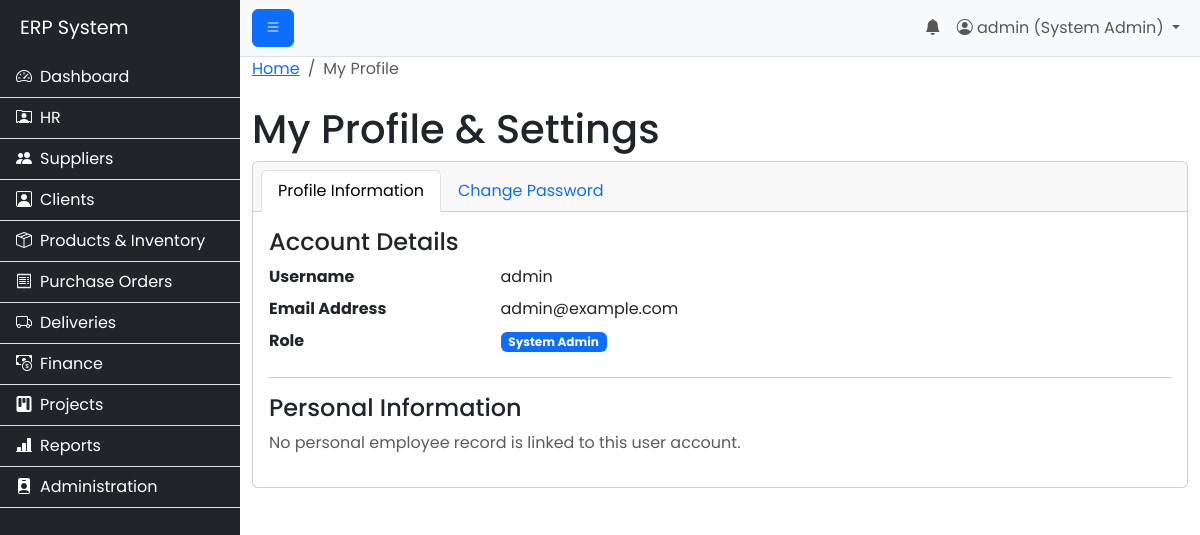
The app's page /modules/profile/index.php (signed in) with its own data.
### tables this page shows
CREATE TABLE `users` (
  `id` int(11) NOT NULL,
  `username` varchar(100) NOT NULL,
  `password` varchar(255) NOT NULL,
  `email` varchar(255) NOT NULL,
  `role_id` int(11) NOT NULL,
  `is_active` tinyint(1) NOT NULL DEFAULT 1,
  `department_id` int(11) DEFAULT NULL,
  `created_at` timestamp NOT NULL DEFAULT current_timestamp()
);

CREATE TABLE `roles` (
  `id` int(11) NOT NULL,
  `role_name` varchar(100) NOT NULL
);

### modules/profile/index.php (the view, shortened to what this page needs)
<?php
$page_title = "My Profile & Settings";
include('../../includes/header.php');
$current_user_id = $_SESSION['user_id'];
$conn = connect_db();
$sql_user = "SELECT u.username, u.email, r.role_name
             FROM users u
             JOIN roles r ON u.role_id = r.id
             WHERE u.id = ?";
$stmt_user = $conn->prepare($sql_user);
$stmt_user->bind_param("i", $current_user_id);
$stmt_user->execute();
$user = $stmt_user->get_result()->fetch_assoc();
$sql_employee = "SELECT * FROM employees WHERE user_id = ?";
$stmt_employee = $conn->prepare($sql_employee);
$stmt_employee->bind_param("i", $current_user_id);
$stmt_employee->execute();
$employee = $stmt_employee->get_result()->fetch_assoc();
?>
<nav aria-label="breadcrumb">
  <ol class="breadcrumb">
    <li class="breadcrumb-item"><a href="/erp_project/index.php">Home</a></li>
    <li class="breadcrumb-item active" aria-current="page">My Profile</li>
  </ol>
</nav>
<h1 class="mt-4"><?php echo $page_title; ?></h1>
<div class="card">
    <div class="card-header">
        <ul class="nav nav-tabs card-header-tabs" id="profileTab" role="tablist">
            <li class="nav-item" role="presentation">
                <button class="nav-link active" id="info-tab" data-bs-toggle="tab" data-bs-target="#info-pane" type="button">Profile Information</button>
            </li>
            <li class="nav-item" role="presentation">
                <button class="nav-link" id="password-tab" data-bs-toggle="tab" data-bs-target="#password-pane" type="button">Change Password</button>
            </li>
        </ul>
    </div>
    <div class="card-body">
        <div class="tab-content" id="profileTabContent">
            <div class="tab-pane fade show active" id="info-pane" role="tabpanel">
                <h4>Account Details</h4>
                <dl class="row">
                    <dt class="col-sm-3">Username</dt>
                    <dd class="col-sm-9"><?php echo htmlspecialchars($user['username']); ?></dd>
                    <dt class="col-sm-3">Email Address</dt>
                    <dd class="col-sm-9"><?php echo htmlspecialchars($user['email']); ?></dd>
                    <dt class="col-sm-3">Role</dt>
                    <dd class="col-sm-9"><span class="badge bg-primary"><?php echo htmlspecialchars($user['role_name']); ?></span></dd>
                </dl>
                <hr>
                <h4>Personal Information</h4>
                <?php if ($employee): ?>
                    <dl class="row">
                        <dt class="col-sm-3">Full Name</dt>
                        <dd class="col-sm-9"><?php echo htmlspecialchars($employee['first_name'] . ' ' . $employee['last_name']); ?></dd>
                        <dt class="col-sm-3">Job Title</dt>
                        <dd class="col-sm-9"><?php echo htmlspecialchars($employee['job_title']); ?></dd>
                         <dt class="col-sm-3">Phone Number</dt>
                        <dd class="col-sm-9"><?php echo htmlspecialchars($employee['phone_number']); ?></dd>
                    </dl>
                <?php else: ?>
                    <p class="text-muted">No personal employee record is linked to this user account.</p>
                <?php endif; ?>
            </div>
        </div>
    </div>
</div>
<?php
include('../../includes/footer.php');
?>

### assets/css/style.css (style rules this page uses)
body { font-family: 'Poppins', sans-serif; }

### records on screen
users: username "admin", email "admin@example.com", role.role_name "System Admin"

### other values on screen
$_SESSION['username'] "admin"
$_SESSION['role_name'] "System Admin"
$page_title "My Profile & Settings"
